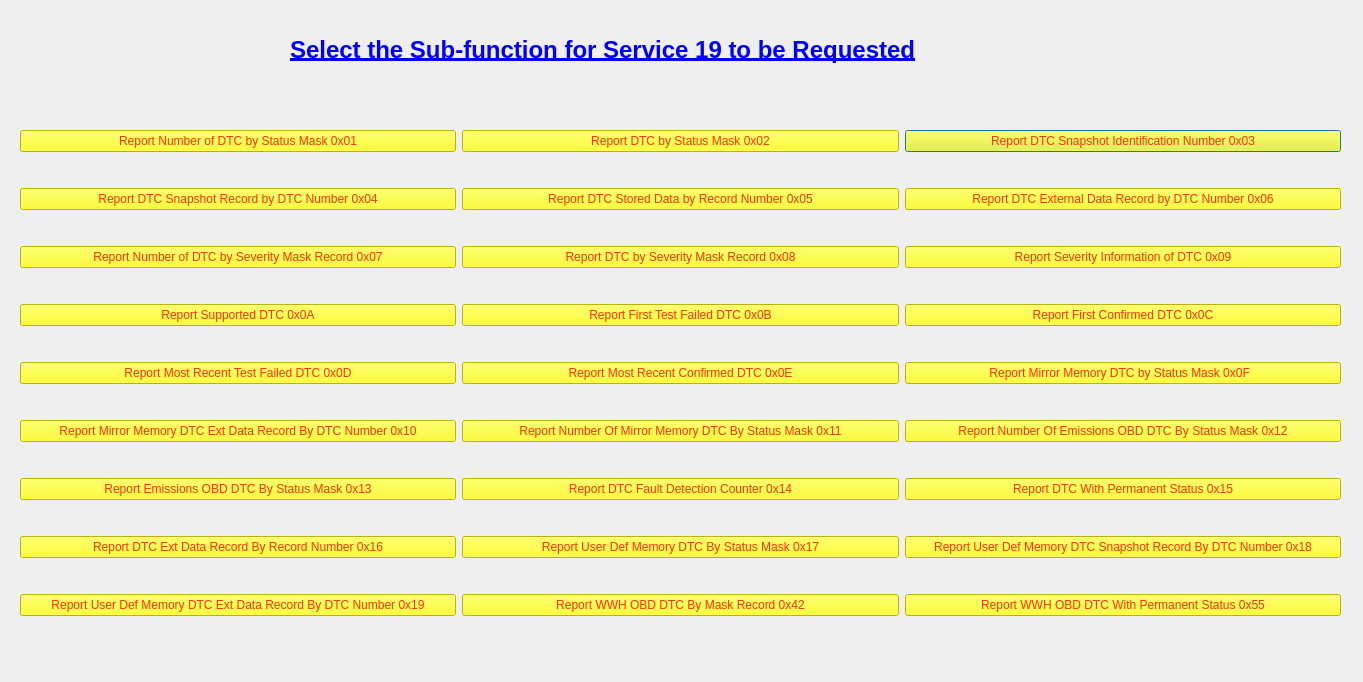
<?xml version="1.0" encoding="UTF-8"?>
<ui version="4.0">
 <class>Form_Subfun_SID19</class>
 <widget class="QDialog" name="Form_Subfun_SID19">
  <property name="geometry">
   <rect>
    <x>0</x>
    <y>0</y>
    <width>1363</width>
    <height>682</height>
   </rect>
  </property>
  <property name="windowTitle">
   <string>Sub-functions for Read DTC Information Servie 19</string>
  </property>
  <widget class="QWidget" name="layoutWidget">
   <property name="geometry">
    <rect>
     <x>20</x>
     <y>100</y>
     <width>1321</width>
     <height>551</height>
    </rect>
   </property>
   <layout class="QGridLayout" name="gridLayout">
    <item row="0" column="2">
     <widget class="QPushButton" name="pushButton_03">
      <property name="toolTip">
       <string>&lt;html&gt;&lt;head/&gt;&lt;body&gt;&lt;p&gt;Opens the subfunction window 0x03&lt;/p&gt;&lt;/body&gt;&lt;/html&gt;</string>
      </property>
      <property name="styleSheet">
       <string notr="true">border-color: rgb(255, 8, 251);
background-color: rgb(252, 255, 0);
color: rgb(255, 50, 14);</string>
      </property>
      <property name="text">
       <string>Report DTC Snapshot Identification Number 0x03</string>
      </property>
     </widget>
    </item>
    <item row="1" column="2">
     <widget class="QPushButton" name="pushButton_06">
      <property name="toolTip">
       <string>&lt;html&gt;&lt;head/&gt;&lt;body&gt;&lt;p&gt;Opens the subfunction window 0x06&lt;/p&gt;&lt;/body&gt;&lt;/html&gt;</string>
      </property>
      <property name="styleSheet">
       <string notr="true">border-color: rgb(255, 8, 251);
background-color: rgb(252, 255, 0);
color: rgb(255, 50, 14);</string>
      </property>
      <property name="text">
       <string>Report DTC External Data Record by DTC Number 0x06</string>
      </property>
     </widget>
    </item>
    <item row="7" column="0">
     <widget class="QPushButton" name="pushButton_16">
      <property name="toolTip">
       <string>&lt;html&gt;&lt;head/&gt;&lt;body&gt;&lt;p&gt;Opens the subfunction window 0x16&lt;/p&gt;&lt;/body&gt;&lt;/html&gt;</string>
      </property>
      <property name="styleSheet">
       <string notr="true">border-color: rgb(255, 8, 251);
background-color: rgb(252, 255, 0);
color: rgb(255, 50, 14);</string>
      </property>
      <property name="text">
       <string>Report DTC Ext Data Record By Record Number 0x16</string>
      </property>
     </widget>
    </item>
    <item row="2" column="1">
     <widget class="QPushButton" name="pushButton_08">
      <property name="toolTip">
       <string>&lt;html&gt;&lt;head/&gt;&lt;body&gt;&lt;p&gt;Opens the subfunction window 0x08&lt;/p&gt;&lt;/body&gt;&lt;/html&gt;</string>
      </property>
      <property name="styleSheet">
       <string notr="true">border-color: rgb(255, 8, 251);
background-color: rgb(252, 255, 0);
color: rgb(255, 50, 14);</string>
      </property>
      <property name="text">
       <string>Report DTC by Severity Mask Record 0x08</string>
      </property>
     </widget>
    </item>
    <item row="5" column="2">
     <widget class="QPushButton" name="pushButton_12">
      <property name="toolTip">
       <string>&lt;html&gt;&lt;head/&gt;&lt;body&gt;&lt;p&gt;Opens the subfunction window 0x12&lt;/p&gt;&lt;/body&gt;&lt;/html&gt;</string>
      </property>
      <property name="styleSheet">
       <string notr="true">border-color: rgb(255, 8, 251);
background-color: rgb(252, 255, 0);
color: rgb(255, 50, 14);</string>
      </property>
      <property name="text">
       <string>Report Number Of Emissions OBD DTC By Status Mask 0x12</string>
      </property>
     </widget>
    </item>
    <item row="6" column="2">
     <widget class="QPushButton" name="pushButton_15">
      <property name="toolTip">
       <string>&lt;html&gt;&lt;head/&gt;&lt;body&gt;&lt;p&gt;Opens the subfunction window 0x15&lt;/p&gt;&lt;/body&gt;&lt;/html&gt;</string>
      </property>
      <property name="styleSheet">
       <string notr="true">border-color: rgb(255, 8, 251);
background-color: rgb(252, 255, 0);
color: rgb(255, 50, 14);</string>
      </property>
      <property name="text">
       <string>Report DTC With Permanent Status 0x15</string>
      </property>
     </widget>
    </item>
    <item row="6" column="0">
     <widget class="QPushButton" name="pushButton_13">
      <property name="toolTip">
       <string>&lt;html&gt;&lt;head/&gt;&lt;body&gt;&lt;p&gt;Opens the subfunction window 0x13&lt;/p&gt;&lt;/body&gt;&lt;/html&gt;</string>
      </property>
      <property name="styleSheet">
       <string notr="true">border-color: rgb(255, 8, 251);
background-color: rgb(252, 255, 0);
color: rgb(255, 50, 14);</string>
      </property>
      <property name="text">
       <string>Report Emissions OBD DTC By Status Mask 0x13</string>
      </property>
     </widget>
    </item>
    <item row="4" column="0">
     <widget class="QPushButton" name="pushButton_0D">
      <property name="toolTip">
       <string>&lt;html&gt;&lt;head/&gt;&lt;body&gt;&lt;p&gt;Opens the subfunction window 0x0D&lt;/p&gt;&lt;/body&gt;&lt;/html&gt;</string>
      </property>
      <property name="styleSheet">
       <string notr="true">border-color: rgb(255, 8, 251);
background-color: rgb(252, 255, 0);
color: rgb(255, 50, 14);</string>
      </property>
      <property name="text">
       <string>Report Most Recent Test Failed DTC 0x0D</string>
      </property>
     </widget>
    </item>
    <item row="4" column="2">
     <widget class="QPushButton" name="pushButton_0F">
      <property name="toolTip">
       <string>&lt;html&gt;&lt;head/&gt;&lt;body&gt;&lt;p&gt;Opens the subfunction window 0x0F&lt;/p&gt;&lt;/body&gt;&lt;/html&gt;</string>
      </property>
      <property name="styleSheet">
       <string notr="true">border-color: rgb(255, 8, 251);
background-color: rgb(252, 255, 0);
color: rgb(255, 50, 14);</string>
      </property>
      <property name="text">
       <string>Report Mirror Memory DTC by Status Mask 0x0F  </string>
      </property>
     </widget>
    </item>
    <item row="3" column="0">
     <widget class="QPushButton" name="pushButton_0A">
      <property name="toolTip">
       <string>&lt;html&gt;&lt;head/&gt;&lt;body&gt;&lt;p&gt;Opens the subfunction window 0x0A&lt;/p&gt;&lt;/body&gt;&lt;/html&gt;</string>
      </property>
      <property name="styleSheet">
       <string notr="true">border-color: rgb(255, 8, 251);
background-color: rgb(252, 255, 0);
color: rgb(255, 50, 14);</string>
      </property>
      <property name="text">
       <string>Report Supported DTC 0x0A</string>
      </property>
     </widget>
    </item>
    <item row="3" column="1">
     <widget class="QPushButton" name="pushButton_0B">
      <property name="toolTip">
       <string>&lt;html&gt;&lt;head/&gt;&lt;body&gt;&lt;p&gt;Opens the subfunction window 0x0B&lt;/p&gt;&lt;/body&gt;&lt;/html&gt;</string>
      </property>
      <property name="styleSheet">
       <string notr="true">border-color: rgb(255, 8, 251);
background-color: rgb(252, 255, 0);
color: rgb(255, 50, 14);</string>
      </property>
      <property name="text">
       <string>Report First Test Failed DTC 0x0B</string>
      </property>
     </widget>
    </item>
    <item row="1" column="0">
     <widget class="QPushButton" name="pushButton_04">
      <property name="toolTip">
       <string>&lt;html&gt;&lt;head/&gt;&lt;body&gt;&lt;p&gt;Opens the subfunction window 0x04&lt;/p&gt;&lt;/body&gt;&lt;/html&gt;</string>
      </property>
      <property name="styleSheet">
       <string notr="true">border-color: rgb(255, 8, 251);
background-color: rgb(252, 255, 0);
color: rgb(255, 50, 14);</string>
      </property>
      <property name="text">
       <string>Report DTC Snapshot Record by DTC Number 0x04</string>
      </property>
     </widget>
    </item>
    <item row="2" column="2">
     <widget class="QPushButton" name="pushButton_09">
      <property name="toolTip">
       <string>&lt;html&gt;&lt;head/&gt;&lt;body&gt;&lt;p&gt;Opens the subfunction window 0x09&lt;/p&gt;&lt;/body&gt;&lt;/html&gt;</string>
      </property>
      <property name="styleSheet">
       <string notr="true">border-color: rgb(255, 8, 251);
background-color: rgb(252, 255, 0);
color: rgb(255, 50, 14);</string>
      </property>
      <property name="text">
       <string>Report Severity Information of DTC 0x09</string>
      </property>
     </widget>
    </item>
    <item row="3" column="2">
     <widget class="QPushButton" name="pushButton_0C">
      <property name="toolTip">
       <string>&lt;html&gt;&lt;head/&gt;&lt;body&gt;&lt;p&gt;Opens the subfunction window 0x0C&lt;/p&gt;&lt;/body&gt;&lt;/html&gt;</string>
      </property>
      <property name="styleSheet">
       <string notr="true">border-color: rgb(255, 8, 251);
background-color: rgb(252, 255, 0);
color: rgb(255, 50, 14);</string>
      </property>
      <property name="text">
       <string>Report First Confirmed DTC 0x0C</string>
      </property>
     </widget>
    </item>
    <item row="1" column="1">
     <widget class="QPushButton" name="pushButton_05">
      <property name="toolTip">
       <string>&lt;html&gt;&lt;head/&gt;&lt;body&gt;&lt;p&gt;Opens the subfunction window 0x05&lt;/p&gt;&lt;/body&gt;&lt;/html&gt;</string>
      </property>
      <property name="styleSheet">
       <string notr="true">border-color: rgb(255, 8, 251);
background-color: rgb(252, 255, 0);
color: rgb(255, 50, 14);</string>
      </property>
      <property name="text">
       <string>Report DTC Stored Data by Record Number 0x05</string>
      </property>
     </widget>
    </item>
    <item row="5" column="1">
     <widget class="QPushButton" name="pushButton_11">
      <property name="toolTip">
       <string>&lt;html&gt;&lt;head/&gt;&lt;body&gt;&lt;p&gt;Opens the subfunction window 0x11&lt;/p&gt;&lt;/body&gt;&lt;/html&gt;</string>
      </property>
      <property name="styleSheet">
       <string notr="true">border-color: rgb(255, 8, 251);
background-color: rgb(252, 255, 0);
color: rgb(255, 50, 14);</string>
      </property>
      <property name="text">
       <string>Report Number Of Mirror Memory DTC By Status Mask 0x11</string>
      </property>
     </widget>
    </item>
    <item row="7" column="1">
     <widget class="QPushButton" name="pushButton_17">
      <property name="toolTip">
       <string>&lt;html&gt;&lt;head/&gt;&lt;body&gt;&lt;p&gt;Opens the subfunction window 0x17&lt;/p&gt;&lt;/body&gt;&lt;/html&gt;</string>
      </property>
      <property name="styleSheet">
       <string notr="true">border-color: rgb(255, 8, 251);
background-color: rgb(252, 255, 0);
color: rgb(255, 50, 14);</string>
      </property>
      <property name="text">
       <string>Report User Def Memory DTC By Status Mask 0x17</string>
      </property>
     </widget>
    </item>
    <item row="6" column="1">
     <widget class="QPushButton" name="pushButton_14">
      <property name="toolTip">
       <string>&lt;html&gt;&lt;head/&gt;&lt;body&gt;&lt;p&gt;Opens the subfunction window 0x14&lt;/p&gt;&lt;/body&gt;&lt;/html&gt;</string>
      </property>
      <property name="styleSheet">
       <string notr="true">border-color: rgb(255, 8, 251);
background-color: rgb(252, 255, 0);
color: rgb(255, 50, 14);</string>
      </property>
      <property name="text">
       <string>Report DTC Fault Detection Counter 0x14</string>
      </property>
     </widget>
    </item>
    <item row="4" column="1">
     <widget class="QPushButton" name="pushButton_0E">
      <property name="toolTip">
       <string>&lt;html&gt;&lt;head/&gt;&lt;body&gt;&lt;p&gt;Opens the subfunction window 0x0E&lt;/p&gt;&lt;/body&gt;&lt;/html&gt;</string>
      </property>
      <property name="styleSheet">
       <string notr="true">border-color: rgb(255, 8, 251);
background-color: rgb(252, 255, 0);
color: rgb(255, 50, 14);</string>
      </property>
      <property name="text">
       <string>Report Most Recent Confirmed DTC 0x0E</string>
      </property>
     </widget>
    </item>
    <item row="0" column="1">
     <widget class="QPushButton" name="pushButton_02">
      <property name="toolTip">
       <string>&lt;html&gt;&lt;head/&gt;&lt;body&gt;&lt;p&gt;Opens the subfunction window 0x02&lt;/p&gt;&lt;/body&gt;&lt;/html&gt;</string>
      </property>
      <property name="styleSheet">
       <string notr="true">border-color: rgb(255, 8, 251);
background-color: rgb(255, 255, 0);

color: rgb(255, 50, 14);</string>
      </property>
      <property name="text">
       <string>Report DTC by Status Mask 0x02</string>
      </property>
     </widget>
    </item>
    <item row="7" column="2">
     <widget class="QPushButton" name="pushButton_18">
      <property name="toolTip">
       <string>&lt;html&gt;&lt;head/&gt;&lt;body&gt;&lt;p&gt;Opens the subfunction window 0x18&lt;/p&gt;&lt;/body&gt;&lt;/html&gt;</string>
      </property>
      <property name="styleSheet">
       <string notr="true">border-color: rgb(255, 8, 251);
background-color: rgb(252, 255, 0);
color: rgb(255, 50, 14);</string>
      </property>
      <property name="text">
       <string>Report User Def Memory DTC Snapshot Record By DTC Number 0x18</string>
      </property>
     </widget>
    </item>
    <item row="2" column="0">
     <widget class="QPushButton" name="pushButton_07">
      <property name="toolTip">
       <string>&lt;html&gt;&lt;head/&gt;&lt;body&gt;&lt;p&gt;Opens the subfunction window 0x07&lt;/p&gt;&lt;/body&gt;&lt;/html&gt;</string>
      </property>
      <property name="styleSheet">
       <string notr="true">border-color: rgb(255, 8, 251);
background-color: rgb(252, 255, 0);
color: rgb(255, 50, 14);</string>
      </property>
      <property name="text">
       <string>Report Number of DTC by Severity Mask Record 0x07</string>
      </property>
     </widget>
    </item>
    <item row="0" column="0">
     <widget class="QPushButton" name="pushButton_01">
      <property name="toolTip">
       <string>&lt;html&gt;&lt;head/&gt;&lt;body&gt;&lt;p&gt;Opens the subfunction window 0x01&lt;/p&gt;&lt;/body&gt;&lt;/html&gt;</string>
      </property>
      <property name="styleSheet">
       <string notr="true">border-color: rgb(255, 8, 251);
background-color: rgb(255, 255, 0);
color: rgb(255, 50, 14);</string>
      </property>
      <property name="text">
       <string>Report Number of DTC by Status Mask 0x01</string>
      </property>
     </widget>
    </item>
    <item row="5" column="0">
     <widget class="QPushButton" name="pushButton_10">
      <property name="toolTip">
       <string>&lt;html&gt;&lt;head/&gt;&lt;body&gt;&lt;p&gt;Opens the subfunction window 0x10&lt;/p&gt;&lt;/body&gt;&lt;/html&gt;</string>
      </property>
      <property name="styleSheet">
       <string notr="true">border-color: rgb(255, 8, 251);
background-color: rgb(252, 255, 0);
color: rgb(255, 50, 14);</string>
      </property>
      <property name="text">
       <string>Report Mirror Memory DTC Ext Data Record By DTC Number 0x10</string>
      </property>
     </widget>
    </item>
    <item row="8" column="0">
     <widget class="QPushButton" name="pushButton_19">
      <property name="toolTip">
       <string>&lt;html&gt;&lt;head/&gt;&lt;body&gt;&lt;p&gt;Opens the subfunction window 0x19&lt;/p&gt;&lt;/body&gt;&lt;/html&gt;</string>
      </property>
      <property name="styleSheet">
       <string notr="true">border-color: rgb(255, 8, 251);
background-color: rgb(252, 255, 0);
color: rgb(255, 50, 14);</string>
      </property>
      <property name="text">
       <string>Report User Def Memory DTC Ext Data Record By DTC Number 0x19</string>
      </property>
     </widget>
    </item>
    <item row="8" column="1">
     <widget class="QPushButton" name="pushButton_42">
      <property name="toolTip">
       <string>&lt;html&gt;&lt;head/&gt;&lt;body&gt;&lt;p&gt;Opens the subfunction window 0x42&lt;/p&gt;&lt;/body&gt;&lt;/html&gt;</string>
      </property>
      <property name="styleSheet">
       <string notr="true">border-color: rgb(255, 8, 251);
background-color: rgb(252, 255, 0);
color: rgb(255, 50, 14);</string>
      </property>
      <property name="text">
       <string>Report WWH OBD DTC By Mask Record 0x42</string>
      </property>
     </widget>
    </item>
    <item row="8" column="2">
     <widget class="QPushButton" name="pushButton_55">
      <property name="toolTip">
       <string>&lt;html&gt;&lt;head/&gt;&lt;body&gt;&lt;p&gt;Opens the subfunction window 0x55&lt;/p&gt;&lt;/body&gt;&lt;/html&gt;</string>
      </property>
      <property name="styleSheet">
       <string notr="true">border-color: rgb(255, 8, 251);
background-color: rgb(252, 255, 0);
color: rgb(255, 50, 14);</string>
      </property>
      <property name="text">
       <string>Report WWH OBD DTC With Permanent Status 0x55</string>
      </property>
     </widget>
    </item>
   </layout>
  </widget>
  <widget class="QLabel" name="label">
   <property name="geometry">
    <rect>
     <x>290</x>
     <y>10</y>
     <width>831</width>
     <height>81</height>
    </rect>
   </property>
   <property name="text">
    <string>&lt;html&gt;&lt;head/&gt;&lt;body&gt;&lt;p&gt;&lt;span style=&quot; font-size:18pt; font-weight:600; text-decoration: underline; color:#0000ff;&quot;&gt;Select the Sub-function for Service 19 to be Requested&lt;/span&gt;&lt;/p&gt;&lt;/body&gt;&lt;/html&gt;</string>
   </property>
  </widget>
 </widget>
 <resources/>
 <connections/>
</ui>
